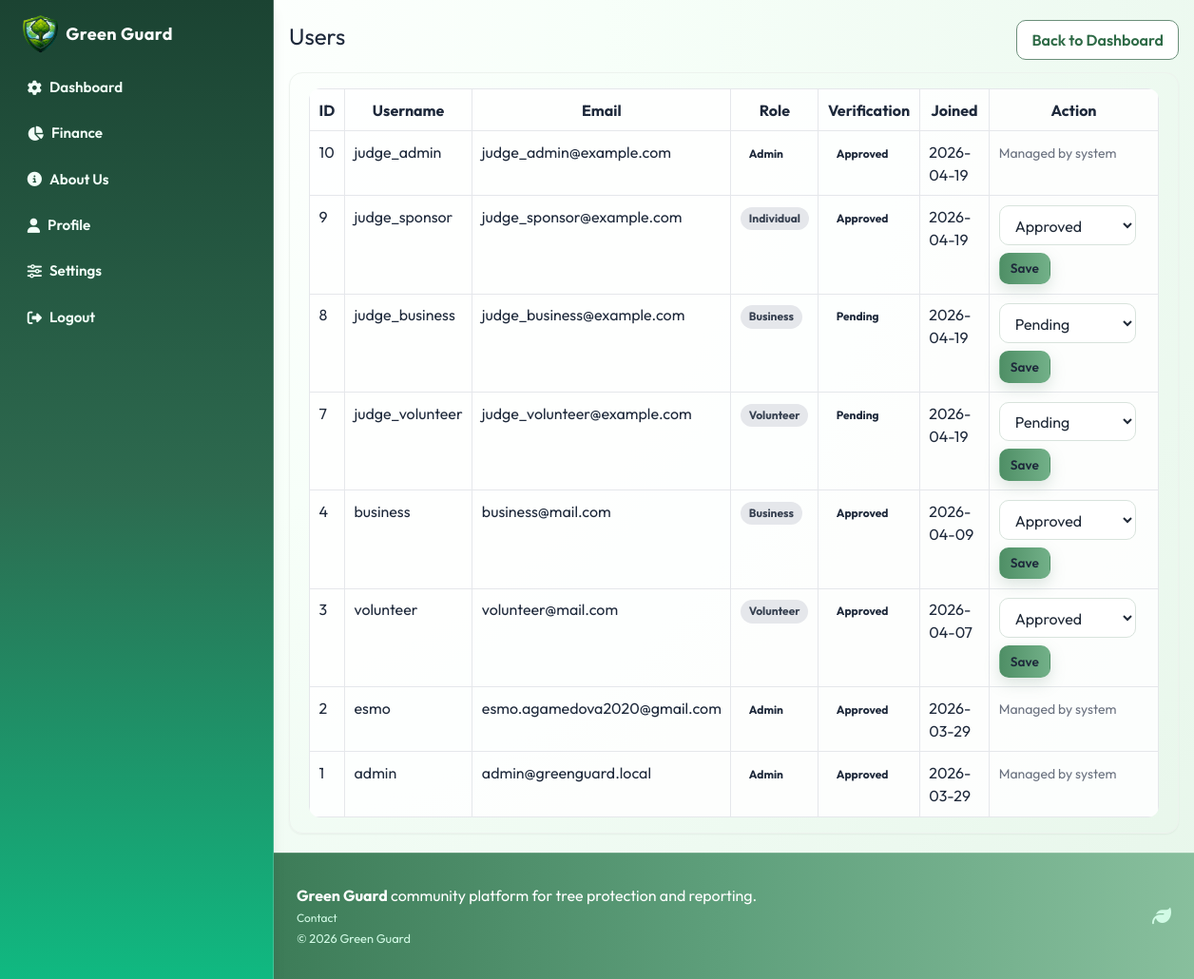
/admin/users (signed in), run on the app's committed database.
### models.py (models this page shows, shortened)
class User(UserMixin, db.Model):
    id = db.Column(db.Integer, primary_key=True)
    username = db.Column(db.String(80), unique=True, nullable=False)
    email = db.Column(db.String(120), unique=True, nullable=False)
    password_hash = db.Column(db.String(255), nullable=False)
    role = db.Column(db.String(30), default="individual", nullable=False)
    is_admin = db.Column(db.Boolean, default=False, nullable=False)
    verification_status = db.Column(
        db.String(20), default="approved", nullable=False
    )
    verified_at = db.Column(db.DateTime)
    verified_by_id = db.Column(db.Integer, db.ForeignKey("user.id"))
    created_at = db.Column(
        db.DateTime, default=datetime.utcnow, nullable=False)
    verified_by = db.relationship(
        "User",
        remote_side=[id],
        foreign_keys=[verified_by_id],
        post_update=True,
    )
    tree_records = db.relationship(
        "TreeRecord", backref="user", lazy=True, cascade="all, delete-orphan"
    )
    cutting_reports = db.relationship(
        "CuttingReport", backref="user", lazy=True, cascade="all, delete-orphan"
    )
    volunteer_signups = db.relationship(
        "VolunteerCampaignSignup", backref="user", lazy=True, cascade="all, delete-orphan"
    )
    support_donations = db.relationship(
        "SupportDonation", backref="user", lazy=True, cascade="all, delete-orphan"
    )
    created_campaigns = db.relationship(
        "Campaign", backref="creator", lazy=True, foreign_keys="Campaign.creator_user_id"
    )
    merch_purchases = db.relationship(
        "MerchPurchase", backref="user", lazy=True, cascade="all, delete-orphan"
    )

### routes/admin.py (the view)
@admin_bp.route("/admin/users")
@login_required
@admin_required
def users():
    all_users = User.query.order_by(User.created_at.desc()).all()
    return render_template("admin/users.html", users=all_users)

### app.py (called while the page is built)
@login_manager.user_loader
def load_user(user_id: str):
    from models import User
    return User.query.get(int(user_id))

### routes/admin.py (called while the page is built)
def admin_required(view_func):
    @wraps(view_func)
    def wrapped(*args, **kwargs):
        if not current_user.is_authenticated:
            return redirect(url_for("auth.login"))
        if not current_user.is_admin:
            abort(403)
        return view_func(*args, **kwargs)
    return wrapped

### templates/admin/users.html (shortened to what this page needs)
{% extends 'base.html' %}
{% block content %}
  <div class="container my-5">
    <div class="row mb-3">
      <div class="col-12 d-flex justify-content-between align-items-center flex-wrap">
        <h1 class="h3 mb-2 mb-md-0">Users</h1>
        <a href="{{ url_for('admin.dashboard') }}" class="btn btn-outline-secondary">Back to Dashboard</a>
      </div>
    </div>
    <div class="card shadow-sm">
      <div class="card-body table-responsive">
        <table class="table table-bordered table-striped mb-0">
          <thead>
            <tr>
              <th>ID</th>
              <th>Username</th>
              <th>Email</th>
              <th>Role</th>
              <th>Verification</th>
              <th>Joined</th>
              <th>Action</th>
            </tr>
          </thead>
          <tbody>
            {% for user in users %}
              <tr>
                <td>{{ user.id }}</td>
                <td>{{ user.username }}</td>
                <td>{{ user.email }}</td>
                <td>
                  {% if user.is_admin %}
                    <span class="badge badge-warning">Admin</span>
                  {% else %}
                    <span class="badge badge-secondary">{{ user.role|replace('_', ' ')|title }}</span>
                  {% endif %}
                </td>
                <td>
                  {% if user.is_admin %}
                    <span class="badge badge-warning">Approved</span>
                  {% elif user.verification_status == 'approved' %}
                    <span class="badge badge-success">Approved</span>
                  {% elif user.verification_status == 'rejected' %}
                    <span class="badge badge-danger">Rejected</span>
                  {% else %}
                    <span class="badge badge-warning">Pending</span>
                  {% endif %}
                </td>
                <td>{{ user.created_at.strftime('%Y-%m-%d') }}</td>
                <td>
                  {% if user.is_admin %}
                    <span class="text-muted small">Managed by system</span>
                  {% else %}
                    <form method="POST" action="{{ url_for('admin.update_user_verification', user_id=user.id) }}" class="form-inline">
                      <select name="verification_status" class="form-control form-control-sm mr-2">
                        {% for status in ['approved', 'pending', 'rejected'] %}
                          {% if status == user.verification_status %}
                            <option value="{{ status }}" selected>{{ status|title }}</option>
                          {% else %}
                            <option value="{{ status }}">{{ status|title }}</option>
                          {% endif %}
                        {% endfor %}
                      </select>
                      <button type="submit" class="btn btn-sm btn-primary">Save</button>
                    </form>
                  {% endif %}
                </td>
              </tr>
            {% else %}
              <tr>
                <td colspan="7" class="text-center text-muted">No users available.</td>
              </tr>
            {% endfor %}
          </tbody>
        </table>
      </div>
    </div>
  </div>
{% endblock %}

### static/css/style.css (style rules this page uses)
:root { --gg-green-dark: #2f6b47; --gg-green-mid: #5fa07c; --gg-green-soft: #ecf9f0; --gg-earth: #b8a398; --gg-blush: #dff3e5; --gg-sky: #d8efe0; --gg-lemon: #f1f8dc; --gg-text: #223229; --gg-shadow: 0 10px 24px rgba(74, 125, 95, 0.16); }
body { font-family: 'Outfit', sans-serif; background: radial-gradient(circle at 8% 4%, #ffffff 0%, #f7fff9 35%, #eefaf1 70%, #e7f6ea 100%); color: var(--gg-text); }
.card { border: 1px solid #edf3ee; border-radius: 14px; box-shadow: var(--gg-shadow); }
.btn, .form-control, .custom-select { border-radius: 10px; }
.btn-primary, .btn-success { border: none; background: linear-gradient(90deg, #4f8f66 0%, #72b088 100%); box-shadow: 0 6px 15px rgba(122, 157, 138, 0.25); }
.table { background: rgba(255, 255, 255, 0.88); border-radius: 12px; overflow: hidden; }
.table-responsive { width: 100%; overflow-x: auto; -webkit-overflow-scrolling: touch; }
.form-inline { display: flex; flex-wrap: wrap; align-items: center; gap: 0.5rem; }
.form-inline .form-control, .form-inline .custom-select { width: auto; min-width: 9rem; }
.container { width: 100%; max-width: 1120px; margin-left: auto; margin-right: auto; padding-left: 1rem; padding-right: 1rem; }
.row { display: flex; flex-wrap: wrap; margin-left: -0.75rem; margin-right: -0.75rem; }
[class*="col-"] { width: 100%; padding-left: 0.75rem; padding-right: 0.75rem; }
.col-12 { width: 100%; }
.d-flex { display: flex; }
.align-items-center { align-items: center; }
.justify-content-between { justify-content: space-between; }
.text-muted { color: #6b7280; }
.small, small { font-size: 0.875rem; }
.h3 { font-size: 1.5rem; }
.card-header, .card-body { padding: 1rem 1.25rem; }
.btn { display: inline-flex; align-items: center; justify-content: center; gap: 0.35rem; font-weight: 600; border: 1px solid transparent; padding: 0.5rem 0.95rem; cursor: pointer; text-decoration: none; }
.btn-sm { font-size: 0.85rem; padding: 0.35rem 0.7rem; }
.btn-outline-primary, .btn-outline-secondary { border-color: #6b8f7a; color: #2f6b47; background: #ffffff; }
.form-control, .custom-select { width: 100%; background: #fff; border: 1px solid #d8e3dc; padding: 0.55rem 0.75rem; color: #1f2937; }
.table { width: 100%; border-collapse: collapse; }
.table th, .table td { border: 1px solid #e5e7eb; padding: 0.6rem; vertical-align: top; }
.table-responsive>.table { min-width: 720px; }
.badge { display: inline-block; border-radius: 999px; padding: 0.2rem 0.55rem; font-size: 0.75rem; font-weight: 700; }
.badge-secondary { background: #e5e7eb; color: #374151; }
.shadow-sm { box-shadow: 0 6px 18px rgba(74, 125, 95, 0.12); }
.flex-wrap { flex-wrap: wrap; }
.mr-2 { margin-right: 0.5rem; }
.my-5 { margin-top: 3rem; margin-bottom: 3rem; }
.mb-0 { margin-bottom: 0; }
.mb-2 { margin-bottom: 0.5rem; }
.mb-3 { margin-bottom: 1rem; }

### data on the page
User: id "10", username "judge_admin", email "judge_admin@example.com", is_admin "Admin", created_at "2026-04-19"
User: id "9", username "judge_sponsor", email "judge_sponsor@example.com", role "Individual", is_admin "Approved", created_at "2026-04-19", verification_status "Approved"
User: id "8", username "judge_business", email "judge_business@example.com", role "Business", is_admin "Pending", created_at "2026-04-19", verification_status "Pending"
User: id "7", username "judge_volunteer", email "judge_volunteer@example.com", role "Volunteer", is_admin "Pending", created_at "2026-04-19", verification_status "Pending"
User: id "4", username "business", email "business@mail.com", role "Business", is_admin "Approved", created_at "2026-04-09", verification_status "Approved"
User: id "3", username "volunteer", email "volunteer@mail.com", role "Volunteer", is_admin "Approved", created_at "2026-04-07", verification_status "Approved"
User: id "2", username "esmo", email "esmo.agamedova2020@gmail.com", is_admin "Admin", created_at "2026-03-29"
User: id "1", username "admin", email "admin@greenguard.local", is_admin "Admin", created_at "2026-03-29"
